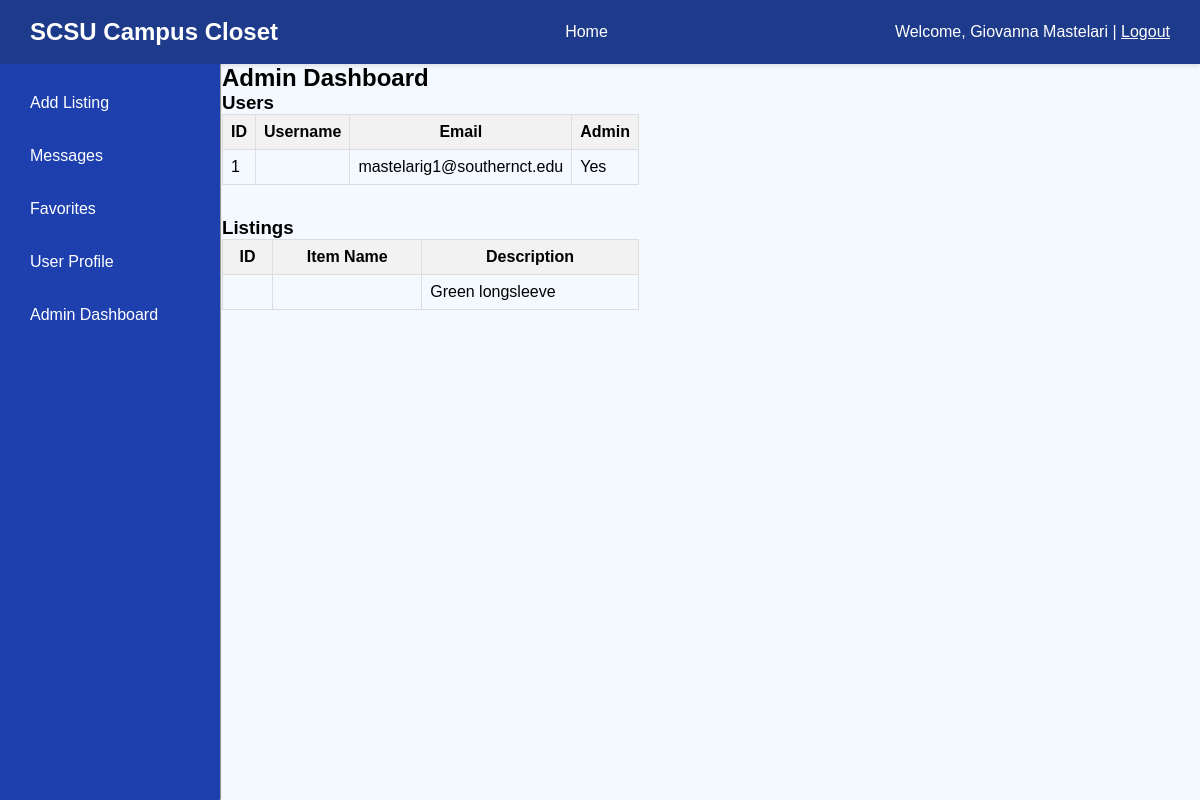
The page /admin (signed in) on the database its author committed.
### app/models.py (models this page shows)
class User(UserMixin, db.Model):
    __tablename__ = 'users'
    id = db.Column(db.Integer, primary_key=True)
    name = db.Column(db.String(100))
    email = db.Column(db.String(120), unique=True, nullable=False)
    password = db.Column(db.String(255), nullable=False)
    role = db.Column(db.String(50))
    major = db.Column(db.String(100))
    interests = db.Column(db.String(255))
    profile_picture = db.Column(db.String(255))
    listings = db.relationship('ItemListing', backref='user', lazy=True)
    favorites = db.relationship('Favorite', back_populates='user', cascade="all, delete-orphan")
    is_admin = db.Column(db.Boolean, default=False)

class ItemListing(db.Model):
    __tablename__ = 'listings'
    listingID = db.Column(db.Integer, primary_key=True)
    userID = db.Column(db.Integer, db.ForeignKey('users.id'), nullable=False)
    userName = db.Column(db.String(100))
    title = db.Column(db.String(100))
    description = db.Column(db.Text)
    category = db.Column(db.String(50))
    condition = db.Column(db.String(50))
    imageURL = db.Column(db.String(255))
    created_at = db.Column(db.DateTime, nullable=False, default=lambda: datetime.now(timezone.utc))
    favorites = db.relationship('Favorite', backref = 'Favorites', lazy = True)

### app/routes.py (the view)
@bp.route("/admin")
@login_required
def admin_dashboard():
    if not current_user.is_admin:
        flash("Unauthorized access.")
        return redirect(url_for('main.home'))
    users = User.query.all()
    items = ItemListing.query.all()
    return render_template("admin_dashboard.html", users=users, items=items)

### app/models.py (called while the page is built)
@login_manager.user_loader
def load_user(user_id):
    return User.query.get(int(user_id))

### app/templates/admin_dashboard.html
{% extends "base.html" %}
{% block content %}
<div class="container mt-4">
    <h2>Admin Dashboard</h2>
    <h3>Users</h3>
    <table>
        <tr>
            <th>ID</th>
            <th>Username</th>
            <th>Email</th>
            <th>Admin</th>
        </tr>
        {% for user in users %}
        <tr>
            <td>{{ user.id }}</td>
            <td>{{ user.username }}</td>
            <td>{{ user.email }}</td>
            <td>{{ "Yes" if user.is_admin else "No" }}</td>
        </tr>
        {% endfor %}
    </table>
    <h3>Listings</h3>
    <table>
        <tr>
            <th>ID</th>
            <th>Item Name</th>
            <th>Description</th>
        </tr>
        {% for item in items %}
        <tr>
            <td>{{ item.id }}</td>
            <td>{{ item.name }}</td>
            <td>{{ item.description }}</td>
        </tr>
        {% endfor %}
    </table>
</div>
{% endblock %}

### app/templates/base.html (shortened to what this page needs)
<!DOCTYPE html>
<html lang="en">
<head>
  <link rel="stylesheet" href="{{ url_for('static', filename='main.css') }}" />
  {% if request.path =='/admin' %}
    <link rel="stylesheet" href="{{ url_for('static', filename='admin.css') }}">
  {% endif %}
</head>
<body>
    <nav class="navbar">
      <div class="logo">SCSU Campus Closet</div>
      <div class="nav-links">
          <a href="{{ url_for('main.home') }}">Home</a>
      </div>
      <div class="auth-buttons">
        {% if current_user.is_authenticated %}
          <p>Welcome, {{ current_user.name }} | <a style="color: white;" href="{{ url_for('main.logout') }}">Logout</a></p>
        {% else %}
          <button class="login-btn"><a href="{{ url_for('main.login') }}">Login</a></button>
          <button class="signup-btn"><a href="{{ url_for('main.signup') }}">Create Account</a></button>
        {% endif %}
      </div>
    </nav>
    {% block navbar %}
    <div class="content-wrapper">
      <aside class="sidebar-left">
          <a href="{{ url_for('main.create_item_listing') }}">Add Listing</a>
          <a href="{{ url_for('main.messages') }}">Messages</a>
          <a href="{{ url_for('main.view_favorites') }}">Favorites</a>
          <a href="#">User Profile</a>
          {% if current_user.is_authenticated and current_user.is_admin %}
            <a href="{{ url_for('main.admin_dashboard') }}">Admin Dashboard</a>
          {% endif %}
      </aside>
      {% endblock %}
      <hr>
    {% block content %}{% endblock %}
</body>
</html>

### app/static/main.css (style rules this page uses)
* { box-sizing: border-box; margin: 0; padding: 0; }
body { font-family: Arial, sans-serif; background-color: #f4f8ff; display: flex; flex-direction: column; height: 100vh; }
.navbar { background-color: #1e3a8a; color: white; padding: 15px 30px; display: flex; justify-content: space-between; align-items: center; box-shadow: 0 2px 4px rgba(0, 0, 0, 0.1); }
.navbar .logo { font-size: 24px; font-weight: bold; }
.nav-links { display: flex; gap: 20px; }
.nav-links a { color: white; text-decoration: none; padding: 8px 12px; border-radius: 4px; transition: background 0.3s; }
.auth-buttons { display: flex; gap: 10px; }
.content-wrapper { display: flex; flex: 1; }
.sidebar-left { width: 220px; background-color: #1e40af; color: white; padding: 20px; display: flex; flex-direction: column; gap: 15px; }
.sidebar-left a { color: white; text-decoration: none; padding: 10px; border-radius: 5px; transition: background 0.3s; }

### app/static/admin.css (style rules this page uses)
table { border-collapse: collapse; width: 100%; margin-bottom: 2rem; }
th, td { border: 1px solid #ddd; padding: 0.5rem; }
th { background-color: #f2f2f2; }

### rows shown on the page
User: name "Giovanna Mastelari", id "1", email "mastelarig1@southernct.edu", is_admin "Yes"
ItemListing: description "Green longsleeve"
